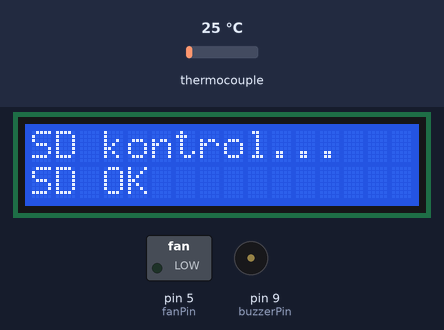
A sketch run on a simulated Arduino Uno, built with avr-gcc and run on an emulated ATmega328P. Parts: 16×2 character LCD, switched loads named in the sketch (green lamp = pin HIGH), buzzer (waves = sounding). The test bench sets the inputs (shaded band); at power-on: thermocouple 25 °C. Storage starts empty; what the sketch prints to the serial monitor is not drawn.

Above: at 2.2 s.
At 4.3 s:
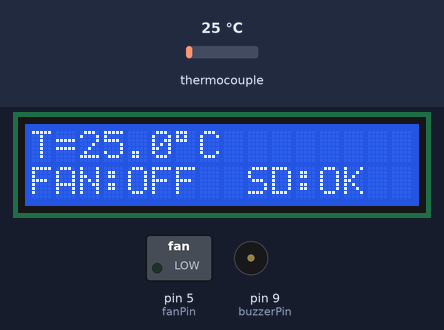
4.4 s: thermocouple set to 31 °C
At 6.1 s:
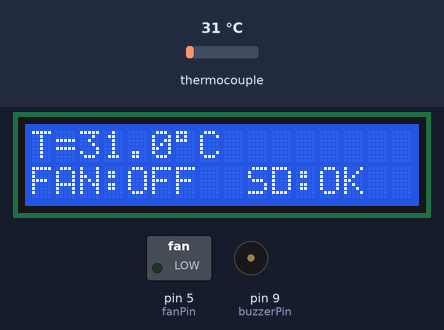
6.6 s: thermocouple set to 38 °C
At 7.6 s:
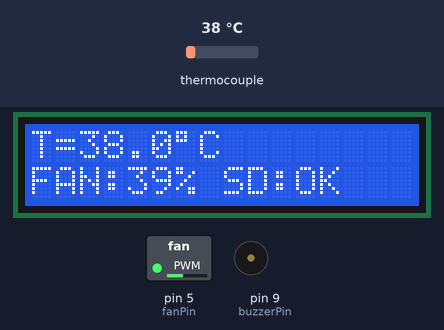
8.6 s: thermocouple set to 75 °C
At 10.0 s:
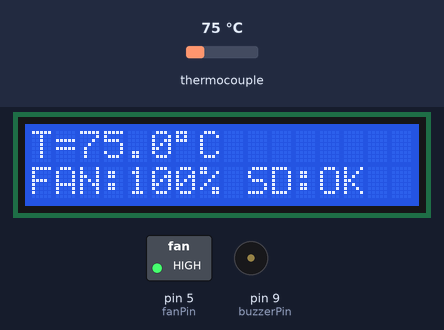
Timing chart, 0 to 18.6 s (numbered marks = the images above; inputs shaded):
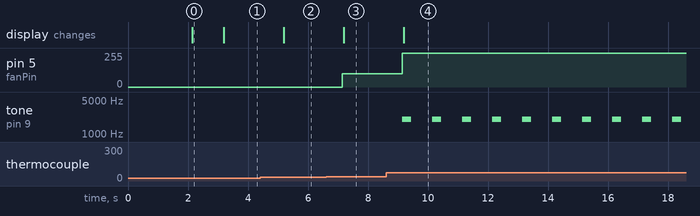

Measured:
- the behaviour switches between 35 and 36 °C on thermocouple (found by bisection; images 2 and 3)
- after the input at 4.4 s, the display: changes after 0.78 s (image 2)
- after the input at 6.6 s, pin 5 (fanPin): 0/255 → 101/255 after 0.55 s; the display: changes after 0.58 s (image 3)
- after the input at 8.6 s, pin 5 (fanPin): 101/255 → 255/255 after 0.55 s; tone on pin 9 (buzzerPin): alternates 2000 Hz for 0.30 s and silent for 0.70 s, starting after 0.55 s; the display: changes after 0.58 s (image 4)
- what the display in image 0 shows lasts 1.1 s, from 2.1 s to 3.2 s

The sketch:

btms_controller.ino
```cpp
#include <SPI.h>
#include <SD.h>
#include <Wire.h>
#include <LiquidCrystal_I2C.h>
#include <max6675.h>

// -------------------- MAX6675 PINS (Software SPI isolation) --------------------
const int thermoCLK = 6;   // SoftSPI: SCK
const int thermoCS  = 7;   // CS
const int thermoDO  = 8;   // SO (DO)
MAX6675 thermo(thermoCLK, thermoCS, thermoDO);

// -------------------- FAN (IRF520 MOSFET) --------------------
const int fanPin = 5;      // PWM pin
int fanPWM = 0;
float fanPercent = 0.0;

// -------------------- SD CARD MODULE --------------------
const int chipSelect = 4;
bool sdOK = false;

// -------------------- 16x2 LCD DISPLAY --------------------
LiquidCrystal_I2C lcd(0x27, 16, 2);

// -------------------- ACTIVE BUZZER --------------------
const int buzzerPin = 9;

// -------------------- CONTROL THRESHOLDS & PARAMETERS --------------------
unsigned long lastReadTime = 0;
const unsigned long readInterval = 1000; // 1Hz Sampling Rate (1 second)

const float T_min = 35.0;   // Idle: Fan OFF
const float T_max = 60.0;   // Max Cooling: Fan 100%
const float T_alarm = 65.0; // Critical condition: Buzzer activated

// ------------------------------------------------------------
void setup() {
  Serial.begin(9600);

  // Initialize Fan (Default OFF)
  pinMode(fanPin, OUTPUT);
  analogWrite(fanPin, 0);

  // Initialize Buzzer (Default OFF)
  pinMode(buzzerPin, OUTPUT);
  digitalWrite(buzzerPin, LOW);

  // Initialize LCD Boot Sequence
  lcd.init();
  lcd.backlight();
  lcd.clear();
  lcd.setCursor(0,0);
  lcd.print("AKILLI TERMAL");
  lcd.setCursor(0,1);
  lcd.print("FREN YONETIMI");

  delay(2000);   // Allow components to stabilize
  lcd.clear();

  // Initialize SD Card Data Logger (Attempts 3 connections)
  lcd.print("SD kontrol...");
  for (int i = 0; i < 3; i++) {
    if (SD.begin(chipSelect)) {
      sdOK = true;
      break;
    }
    delay(300);
  }

  // Generate CSV Headers if SD connection successful
  if (sdOK) {
    lcd.setCursor(0,1);
    lcd.print("SD OK");
    File f = SD.open("log.csv", FILE_WRITE);
    if (f) {
      f.println("time_s,temperature_C,fan_percent");
      f.close();
    }
  } else {
    lcd.setCursor(0,1);
    lcd.print("SD HATA");
  }

  delay(1000);
  lcd.clear();
}

// ------------------------------------------------------------
void loop() {
  unsigned long now = millis();

  // 1Hz Polling Routine (Non-Blocking)
  if (now - lastReadTime >= readInterval) {
    lastReadTime = now;

    double tempC = thermo.readCelsius();

    Serial.print("T = ");
    Serial.print(tempC);
    Serial.println(" C");

    updateFanPWM(tempC);
    updateBuzzer(tempC);
    updateLCD(tempC);
    logToSD(tempC);
  }
}

// ---------------- FAN SPEED MAPPING ----------------
void updateFanPWM(float T) {
  if (T <= T_min) {
    fanPWM = 0; // Zone 1
  }
  else if (T >= T_max) {
    fanPWM = 255; // Zone 3
  }
  else {
    // Zone 2: Proportional mapping.
    // Minimum PWM is 80 to overcome motor stall torque at low voltages.
    fanPWM = map((int)(T * 10),
                 (int)(T_min * 10),
                 (int)(T_max * 10),
                 80, 255);
  }

  analogWrite(fanPin, fanPWM);
  fanPercent = (fanPWM / 255.0) * 100.0;
}

// ---------------- BUZZER ALARM ----------------
void updateBuzzer(float T) {
  if (T >= T_alarm) {
    tone(buzzerPin, 2000, 300); // 2kHz warning tone
  } else {
    noTone(buzzerPin);
  }
}

// ---------------- UI UPDATE (LCD) ----------------
void updateLCD(float T) {
  lcd.clear();

  // Display Temperature
  lcd.setCursor(0,0);
  lcd.print("T=");
  lcd.print(T,1);
  lcd.print((char)223); // Degree symbol
  lcd.print("C");

  // Display Fan Percentage & SD Status
  lcd.setCursor(0,1);
  lcd.print("FAN:");
  if (fanPWM == 0) lcd.print("OFF ");
  else lcd.print((int)fanPercent), lcd.print("%");

  lcd.print(" SD:");
  lcd.print(sdOK ? "OK" : "NO");
}

// ---------------- TELEMETRY LOGGING (SD) ----------------
void logToSD(float T) {
  if (!sdOK) return;

  File f = SD.open("log.csv", FILE_WRITE);
  if (f) {
    f.print(millis()/1000); // Record timestamp in seconds
    f.print(",");
    f.print(T,2);
    f.print(",");
    f.println(fanPercent,1);
    f.close();
  }
}
```
